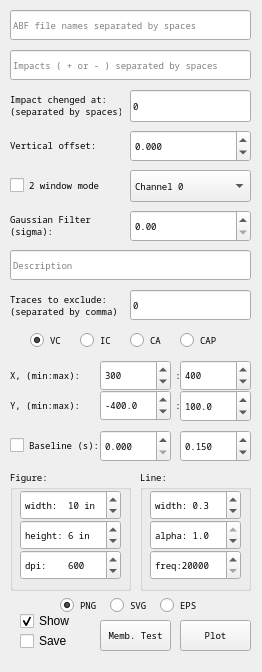
<?xml version="1.0" encoding="UTF-8"?>
<ui version="4.0">
 <class>MainWindow</class>
 <widget class="QMainWindow" name="MainWindow">
  <property name="windowModality">
   <enum>Qt::NonModal</enum>
  </property>
  <property name="geometry">
   <rect>
    <x>0</x>
    <y>0</y>
    <width>262</width>
    <height>672</height>
   </rect>
  </property>
  <property name="sizePolicy">
   <sizepolicy hsizetype="Fixed" vsizetype="Fixed">
    <horstretch>0</horstretch>
    <verstretch>0</verstretch>
   </sizepolicy>
  </property>
  <property name="minimumSize">
   <size>
    <width>262</width>
    <height>594</height>
   </size>
  </property>
  <property name="maximumSize">
   <size>
    <width>262</width>
    <height>794</height>
   </size>
  </property>
  <property name="windowTitle">
   <string>ABF Plot</string>
  </property>
  <property name="locale">
   <locale language="English" country="UnitedStates"/>
  </property>
  <widget class="QWidget" name="centralwidget">
   <widget class="QPushButton" name="pushButton_1">
    <property name="geometry">
     <rect>
      <x>180</x>
      <y>620</y>
      <width>71</width>
      <height>31</height>
     </rect>
    </property>
    <property name="font">
     <font>
      <family>Noto Sans Mono</family>
      <pointsize>7</pointsize>
     </font>
    </property>
    <property name="text">
     <string>Plot</string>
    </property>
    <property name="autoDefault">
     <bool>false</bool>
    </property>
    <property name="default">
     <bool>false</bool>
    </property>
    <property name="flat">
     <bool>false</bool>
    </property>
   </widget>
   <widget class="QLineEdit" name="lineEdit_1">
    <property name="geometry">
     <rect>
      <x>10</x>
      <y>10</y>
      <width>241</width>
      <height>30</height>
     </rect>
    </property>
    <property name="font">
     <font>
      <family>Noto Sans Mono</family>
      <pointsize>7</pointsize>
     </font>
    </property>
    <property name="inputMask">
     <string/>
    </property>
    <property name="text">
     <string/>
    </property>
    <property name="placeholderText">
     <string>ABF file names separated by spaces</string>
    </property>
   </widget>
   <widget class="QLabel" name="label_2">
    <property name="geometry">
     <rect>
      <x>10</x>
      <y>90</y>
      <width>111</width>
      <height>31</height>
     </rect>
    </property>
    <property name="font">
     <font>
      <family>Noto Sans Mono</family>
      <pointsize>7</pointsize>
     </font>
    </property>
    <property name="text">
     <string>Impact chenged at:
(separated by spaces)</string>
    </property>
   </widget>
   <widget class="QRadioButton" name="radioButton_3">
    <property name="geometry">
     <rect>
      <x>60</x>
      <y>595</y>
      <width>41</width>
      <height>20</height>
     </rect>
    </property>
    <property name="font">
     <font>
      <family>Noto Sans Mono</family>
      <pointsize>7</pointsize>
     </font>
    </property>
    <property name="text">
     <string>PNG</string>
    </property>
    <property name="checked">
     <bool>true</bool>
    </property>
    <attribute name="buttonGroup">
     <string notr="true">buttonGroup_2</string>
    </attribute>
   </widget>
   <widget class="QRadioButton" name="radioButton_4">
    <property name="geometry">
     <rect>
      <x>110</x>
      <y>595</y>
      <width>41</width>
      <height>20</height>
     </rect>
    </property>
    <property name="font">
     <font>
      <family>Noto Sans Mono</family>
      <pointsize>7</pointsize>
     </font>
    </property>
    <property name="text">
     <string>SVG</string>
    </property>
    <property name="checked">
     <bool>false</bool>
    </property>
    <attribute name="buttonGroup">
     <string notr="true">buttonGroup_2</string>
    </attribute>
   </widget>
   <widget class="QRadioButton" name="radioButton_5">
    <property name="geometry">
     <rect>
      <x>160</x>
      <y>595</y>
      <width>41</width>
      <height>20</height>
     </rect>
    </property>
    <property name="font">
     <font>
      <family>Noto Sans Mono</family>
      <pointsize>7</pointsize>
     </font>
    </property>
    <property name="text">
     <string>EPS</string>
    </property>
    <property name="checked">
     <bool>false</bool>
    </property>
    <attribute name="buttonGroup">
     <string notr="true">buttonGroup_2</string>
    </attribute>
   </widget>
   <widget class="QRadioButton" name="radioButton_6">
    <property name="geometry">
     <rect>
      <x>30</x>
      <y>330</y>
      <width>41</width>
      <height>20</height>
     </rect>
    </property>
    <property name="font">
     <font>
      <family>Noto Sans Mono</family>
      <pointsize>7</pointsize>
     </font>
    </property>
    <property name="text">
     <string>VC</string>
    </property>
    <property name="checked">
     <bool>true</bool>
    </property>
    <attribute name="buttonGroup">
     <string notr="true">buttonGroup_1</string>
    </attribute>
   </widget>
   <widget class="QRadioButton" name="radioButton_7">
    <property name="geometry">
     <rect>
      <x>80</x>
      <y>330</y>
      <width>41</width>
      <height>20</height>
     </rect>
    </property>
    <property name="font">
     <font>
      <family>Noto Sans Mono</family>
      <pointsize>7</pointsize>
     </font>
    </property>
    <property name="text">
     <string>IC</string>
    </property>
    <attribute name="buttonGroup">
     <string notr="true">buttonGroup_1</string>
    </attribute>
   </widget>
   <widget class="QRadioButton" name="radioButton_8">
    <property name="geometry">
     <rect>
      <x>130</x>
      <y>330</y>
      <width>41</width>
      <height>20</height>
     </rect>
    </property>
    <property name="font">
     <font>
      <family>Noto Sans Mono</family>
      <pointsize>7</pointsize>
     </font>
    </property>
    <property name="text">
     <string>CA</string>
    </property>
    <attribute name="buttonGroup">
     <string notr="true">buttonGroup_1</string>
    </attribute>
   </widget>
   <widget class="QLineEdit" name="lineEdit_3">
    <property name="geometry">
     <rect>
      <x>10</x>
      <y>250</y>
      <width>241</width>
      <height>30</height>
     </rect>
    </property>
    <property name="font">
     <font>
      <family>Noto Sans Mono</family>
      <pointsize>7</pointsize>
     </font>
    </property>
    <property name="text">
     <string/>
    </property>
    <property name="placeholderText">
     <string>Description</string>
    </property>
   </widget>
   <widget class="QLabel" name="label_4">
    <property name="geometry">
     <rect>
      <x>10</x>
      <y>130</y>
      <width>111</width>
      <height>31</height>
     </rect>
    </property>
    <property name="font">
     <font>
      <family>Noto Sans Mono</family>
      <pointsize>7</pointsize>
     </font>
    </property>
    <property name="text">
     <string>Vertical offset:</string>
    </property>
   </widget>
   <widget class="QLabel" name="label_3">
    <property name="geometry">
     <rect>
      <x>10</x>
      <y>360</y>
      <width>111</width>
      <height>31</height>
     </rect>
    </property>
    <property name="font">
     <font>
      <family>Noto Sans Mono</family>
      <pointsize>7</pointsize>
     </font>
    </property>
    <property name="text">
     <string>X, (min:max):</string>
    </property>
   </widget>
   <widget class="QLabel" name="label_5">
    <property name="geometry">
     <rect>
      <x>10</x>
      <y>390</y>
      <width>101</width>
      <height>31</height>
     </rect>
    </property>
    <property name="font">
     <font>
      <family>Noto Sans Mono</family>
      <pointsize>7</pointsize>
     </font>
    </property>
    <property name="text">
     <string>Y, (min:max):</string>
    </property>
   </widget>
   <widget class="QLabel" name="label_6">
    <property name="geometry">
     <rect>
      <x>170</x>
      <y>360</y>
      <width>20</width>
      <height>31</height>
     </rect>
    </property>
    <property name="font">
     <font>
      <family>Noto Sans Mono</family>
      <pointsize>7</pointsize>
     </font>
    </property>
    <property name="text">
     <string> :</string>
    </property>
   </widget>
   <widget class="QLabel" name="label_7">
    <property name="geometry">
     <rect>
      <x>170</x>
      <y>390</y>
      <width>20</width>
      <height>31</height>
     </rect>
    </property>
    <property name="font">
     <font>
      <family>Noto Sans Mono</family>
      <pointsize>7</pointsize>
     </font>
    </property>
    <property name="text">
     <string> :</string>
    </property>
   </widget>
   <widget class="QGroupBox" name="groupBox_1">
    <property name="geometry">
     <rect>
      <x>140</x>
      <y>470</y>
      <width>111</width>
      <height>121</height>
     </rect>
    </property>
    <property name="font">
     <font>
      <family>Noto Sans Mono</family>
      <pointsize>7</pointsize>
     </font>
    </property>
    <property name="title">
     <string>Line:</string>
    </property>
    <widget class="QDoubleSpinBox" name="doubleSpinBox_2">
     <property name="geometry">
      <rect>
       <x>10</x>
       <y>50</y>
       <width>91</width>
       <height>30</height>
      </rect>
     </property>
     <property name="font">
      <font>
       <family>Noto Sans Mono</family>
       <pointsize>7</pointsize>
       <weight>50</weight>
       <bold>false</bold>
      </font>
     </property>
     <property name="prefix">
      <string>alpha: </string>
     </property>
     <property name="decimals">
      <number>1</number>
     </property>
     <property name="maximum">
      <double>1.000000000000000</double>
     </property>
     <property name="singleStep">
      <double>0.100000000000000</double>
     </property>
     <property name="value">
      <double>1.000000000000000</double>
     </property>
    </widget>
    <widget class="QDoubleSpinBox" name="doubleSpinBox_1">
     <property name="geometry">
      <rect>
       <x>10</x>
       <y>20</y>
       <width>91</width>
       <height>30</height>
      </rect>
     </property>
     <property name="font">
      <font>
       <family>Noto Sans Mono</family>
       <pointsize>7</pointsize>
       <weight>50</weight>
       <bold>false</bold>
      </font>
     </property>
     <property name="wrapping">
      <bool>false</bool>
     </property>
     <property name="prefix">
      <string>width: </string>
     </property>
     <property name="decimals">
      <number>1</number>
     </property>
     <property name="maximum">
      <double>5.000000000000000</double>
     </property>
     <property name="singleStep">
      <double>0.100000000000000</double>
     </property>
     <property name="value">
      <double>0.300000000000000</double>
     </property>
    </widget>
    <widget class="QSpinBox" name="spinBox_4">
     <property name="geometry">
      <rect>
       <x>10</x>
       <y>80</y>
       <width>91</width>
       <height>30</height>
      </rect>
     </property>
     <property name="font">
      <font>
       <family>Noto Sans Mono</family>
       <pointsize>7</pointsize>
       <weight>50</weight>
       <bold>false</bold>
      </font>
     </property>
     <property name="suffix">
      <string/>
     </property>
     <property name="prefix">
      <string>freq:</string>
     </property>
     <property name="minimum">
      <number>20000</number>
     </property>
     <property name="maximum">
      <number>125000</number>
     </property>
     <property name="singleStep">
      <number>5000</number>
     </property>
     <property name="value">
      <number>20000</number>
     </property>
     <property name="displayIntegerBase">
      <number>10</number>
     </property>
    </widget>
   </widget>
   <widget class="QGroupBox" name="groupBox_2">
    <property name="geometry">
     <rect>
      <x>10</x>
      <y>470</y>
      <width>121</width>
      <height>121</height>
     </rect>
    </property>
    <property name="font">
     <font>
      <family>Noto Sans Mono</family>
      <pointsize>7</pointsize>
     </font>
    </property>
    <property name="title">
     <string>Figure:</string>
    </property>
    <widget class="QSpinBox" name="spinBox_2">
     <property name="geometry">
      <rect>
       <x>10</x>
       <y>50</y>
       <width>101</width>
       <height>30</height>
      </rect>
     </property>
     <property name="font">
      <font>
       <family>Noto Sans Mono</family>
       <pointsize>7</pointsize>
       <weight>50</weight>
       <bold>false</bold>
      </font>
     </property>
     <property name="suffix">
      <string> in</string>
     </property>
     <property name="prefix">
      <string>height: </string>
     </property>
     <property name="minimum">
      <number>1</number>
     </property>
     <property name="maximum">
      <number>100</number>
     </property>
     <property name="value">
      <number>6</number>
     </property>
    </widget>
    <widget class="QSpinBox" name="spinBox_1">
     <property name="geometry">
      <rect>
       <x>10</x>
       <y>20</y>
       <width>101</width>
       <height>30</height>
      </rect>
     </property>
     <property name="font">
      <font>
       <family>Noto Sans Mono</family>
       <pointsize>7</pointsize>
       <weight>50</weight>
       <bold>false</bold>
      </font>
     </property>
     <property name="suffix">
      <string> in</string>
     </property>
     <property name="prefix">
      <string>width:  </string>
     </property>
     <property name="minimum">
      <number>1</number>
     </property>
     <property name="maximum">
      <number>100</number>
     </property>
     <property name="value">
      <number>10</number>
     </property>
     <property name="displayIntegerBase">
      <number>10</number>
     </property>
    </widget>
    <widget class="QSpinBox" name="spinBox_3">
     <property name="geometry">
      <rect>
       <x>10</x>
       <y>80</y>
       <width>101</width>
       <height>30</height>
      </rect>
     </property>
     <property name="font">
      <font>
       <family>Noto Sans Mono</family>
       <pointsize>7</pointsize>
       <weight>50</weight>
       <bold>false</bold>
      </font>
     </property>
     <property name="suffix">
      <string/>
     </property>
     <property name="prefix">
      <string>dpi:    </string>
     </property>
     <property name="minimum">
      <number>60</number>
     </property>
     <property name="maximum">
      <number>3000</number>
     </property>
     <property name="singleStep">
      <number>10</number>
     </property>
     <property name="value">
      <number>600</number>
     </property>
    </widget>
   </widget>
   <widget class="QLabel" name="label_8">
    <property name="geometry">
     <rect>
      <x>10</x>
      <y>650</y>
      <width>241</width>
      <height>20</height>
     </rect>
    </property>
    <property name="font">
     <font>
      <family>Noto Sans Mono</family>
      <pointsize>7</pointsize>
      <weight>75</weight>
      <bold>true</bold>
      <stylestrategy>PreferDefault</stylestrategy>
     </font>
    </property>
    <property name="layoutDirection">
     <enum>Qt::LeftToRight</enum>
    </property>
    <property name="text">
     <string/>
    </property>
    <property name="alignment">
     <set>Qt::AlignCenter</set>
    </property>
   </widget>
   <widget class="QLineEdit" name="lineEdit_9">
    <property name="geometry">
     <rect>
      <x>130</x>
      <y>290</y>
      <width>121</width>
      <height>30</height>
     </rect>
    </property>
    <property name="font">
     <font>
      <family>Noto Sans Mono</family>
      <pointsize>7</pointsize>
     </font>
    </property>
    <property name="text">
     <string>0</string>
    </property>
    <property name="maxLength">
     <number>32764</number>
    </property>
    <property name="echoMode">
     <enum>QLineEdit::Normal</enum>
    </property>
    <property name="placeholderText">
     <string>Exclude sweeps (comma separated)</string>
    </property>
   </widget>
   <widget class="QRadioButton" name="radioButton_9">
    <property name="geometry">
     <rect>
      <x>180</x>
      <y>330</y>
      <width>51</width>
      <height>20</height>
     </rect>
    </property>
    <property name="font">
     <font>
      <family>Noto Sans Mono</family>
      <pointsize>7</pointsize>
     </font>
    </property>
    <property name="text">
     <string>CAP</string>
    </property>
    <attribute name="buttonGroup">
     <string notr="true">buttonGroup_1</string>
    </attribute>
   </widget>
   <widget class="QDoubleSpinBox" name="doubleSpinBox_3">
    <property name="geometry">
     <rect>
      <x>130</x>
      <y>210</y>
      <width>121</width>
      <height>32</height>
     </rect>
    </property>
    <property name="font">
     <font>
      <family>Noto Sans Mono</family>
      <pointsize>7</pointsize>
      <weight>50</weight>
      <bold>false</bold>
     </font>
    </property>
    <property name="maximum">
     <double>1000.000000000000000</double>
    </property>
    <property name="singleStep">
     <double>0.050000000000000</double>
    </property>
   </widget>
   <widget class="QLabel" name="label_9">
    <property name="geometry">
     <rect>
      <x>10</x>
      <y>210</y>
      <width>181</width>
      <height>31</height>
     </rect>
    </property>
    <property name="font">
     <font>
      <family>Noto Sans Mono</family>
      <pointsize>7</pointsize>
     </font>
    </property>
    <property name="text">
     <string>Gaussian Filter 
(sigma):</string>
    </property>
   </widget>
   <widget class="QSpinBox" name="lineEdit_5">
    <property name="geometry">
     <rect>
      <x>100</x>
      <y>360</y>
      <width>71</width>
      <height>31</height>
     </rect>
    </property>
    <property name="font">
     <font>
      <family>Noto Sans Mono</family>
      <pointsize>7</pointsize>
     </font>
    </property>
    <property name="minimum">
     <number>-1000000</number>
    </property>
    <property name="maximum">
     <number>1000000</number>
    </property>
    <property name="singleStep">
     <number>25</number>
    </property>
    <property name="value">
     <number>300</number>
    </property>
   </widget>
   <widget class="QSpinBox" name="lineEdit_6">
    <property name="geometry">
     <rect>
      <x>180</x>
      <y>360</y>
      <width>71</width>
      <height>31</height>
     </rect>
    </property>
    <property name="font">
     <font>
      <family>Noto Sans Mono</family>
      <pointsize>7</pointsize>
     </font>
    </property>
    <property name="minimum">
     <number>-1000000</number>
    </property>
    <property name="maximum">
     <number>1000000</number>
    </property>
    <property name="singleStep">
     <number>25</number>
    </property>
    <property name="value">
     <number>400</number>
    </property>
   </widget>
   <widget class="QLineEdit" name="lineEdit_2">
    <property name="geometry">
     <rect>
      <x>130</x>
      <y>90</y>
      <width>121</width>
      <height>32</height>
     </rect>
    </property>
    <property name="font">
     <font>
      <family>Noto Sans Mono</family>
      <pointsize>7</pointsize>
     </font>
    </property>
    <property name="text">
     <string>0</string>
    </property>
   </widget>
   <widget class="QLineEdit" name="lineEdit_10">
    <property name="geometry">
     <rect>
      <x>10</x>
      <y>50</y>
      <width>241</width>
      <height>30</height>
     </rect>
    </property>
    <property name="font">
     <font>
      <family>Noto Sans Mono</family>
      <pointsize>7</pointsize>
     </font>
    </property>
    <property name="text">
     <string/>
    </property>
    <property name="placeholderText">
     <string>Impacts ( + or - ) separated by spaces</string>
    </property>
   </widget>
   <widget class="QCheckBox" name="checkBox_1">
    <property name="geometry">
     <rect>
      <x>10</x>
      <y>170</y>
      <width>111</width>
      <height>31</height>
     </rect>
    </property>
    <property name="font">
     <font>
      <family>Noto Sans Mono</family>
      <pointsize>7</pointsize>
     </font>
    </property>
    <property name="text">
     <string>2 window mode</string>
    </property>
   </widget>
   <widget class="QComboBox" name="comboBox_1">
    <property name="geometry">
     <rect>
      <x>130</x>
      <y>170</y>
      <width>121</width>
      <height>32</height>
     </rect>
    </property>
    <property name="font">
     <font>
      <family>Noto Sans Mono</family>
      <pointsize>7</pointsize>
     </font>
    </property>
    <property name="editable">
     <bool>false</bool>
    </property>
    <property name="currentText">
     <string>Channel 0</string>
    </property>
    <property name="currentIndex">
     <number>0</number>
    </property>
    <item>
     <property name="text">
      <string>Channel 0</string>
     </property>
    </item>
    <item>
     <property name="text">
      <string>Channel 1</string>
     </property>
    </item>
    <item>
     <property name="text">
      <string>Both (2 windows)</string>
     </property>
    </item>
   </widget>
   <widget class="QDoubleSpinBox" name="lineEdit_4">
    <property name="geometry">
     <rect>
      <x>130</x>
      <y>130</y>
      <width>121</width>
      <height>32</height>
     </rect>
    </property>
    <property name="font">
     <font>
      <family>Noto Sans Mono</family>
      <pointsize>7</pointsize>
     </font>
    </property>
    <property name="decimals">
     <number>3</number>
    </property>
    <property name="minimum">
     <double>-1000.000000000000000</double>
    </property>
    <property name="maximum">
     <double>1000.000000000000000</double>
    </property>
    <property name="singleStep">
     <double>10.000000000000000</double>
    </property>
   </widget>
   <widget class="QDoubleSpinBox" name="lineEdit_7">
    <property name="geometry">
     <rect>
      <x>100</x>
      <y>390</y>
      <width>71</width>
      <height>31</height>
     </rect>
    </property>
    <property name="font">
     <font>
      <family>Noto Sans Mono</family>
      <pointsize>7</pointsize>
     </font>
    </property>
    <property name="decimals">
     <number>1</number>
    </property>
    <property name="minimum">
     <double>-100000.000000000000000</double>
    </property>
    <property name="maximum">
     <double>100000.000000000000000</double>
    </property>
    <property name="singleStep">
     <double>25.000000000000000</double>
    </property>
    <property name="value">
     <double>-400.000000000000000</double>
    </property>
   </widget>
   <widget class="QDoubleSpinBox" name="lineEdit_8">
    <property name="geometry">
     <rect>
      <x>180</x>
      <y>390</y>
      <width>71</width>
      <height>32</height>
     </rect>
    </property>
    <property name="font">
     <font>
      <family>Noto Sans Mono</family>
      <pointsize>7</pointsize>
     </font>
    </property>
    <property name="decimals">
     <number>1</number>
    </property>
    <property name="minimum">
     <double>-100000.000000000000000</double>
    </property>
    <property name="maximum">
     <double>100000.000000000000000</double>
    </property>
    <property name="singleStep">
     <double>25.000000000000000</double>
    </property>
    <property name="value">
     <double>100.000000000000000</double>
    </property>
   </widget>
   <widget class="QPushButton" name="pushButton_2">
    <property name="geometry">
     <rect>
      <x>100</x>
      <y>620</y>
      <width>71</width>
      <height>31</height>
     </rect>
    </property>
    <property name="font">
     <font>
      <family>Noto Sans Mono</family>
      <pointsize>7</pointsize>
     </font>
    </property>
    <property name="text">
     <string>Memb. Test</string>
    </property>
   </widget>
   <widget class="QDoubleSpinBox" name="doubleSpinBox_4">
    <property name="geometry">
     <rect>
      <x>100</x>
      <y>430</y>
      <width>71</width>
      <height>32</height>
     </rect>
    </property>
    <property name="font">
     <font>
      <family>Noto Sans Mono</family>
      <pointsize>7</pointsize>
      <weight>50</weight>
      <bold>false</bold>
     </font>
    </property>
    <property name="decimals">
     <number>3</number>
    </property>
    <property name="maximum">
     <double>1000.000000000000000</double>
    </property>
    <property name="singleStep">
     <double>0.050000000000000</double>
    </property>
   </widget>
   <widget class="QDoubleSpinBox" name="doubleSpinBox_5">
    <property name="geometry">
     <rect>
      <x>180</x>
      <y>430</y>
      <width>71</width>
      <height>32</height>
     </rect>
    </property>
    <property name="font">
     <font>
      <family>Noto Sans Mono</family>
      <pointsize>7</pointsize>
      <weight>50</weight>
      <bold>false</bold>
     </font>
    </property>
    <property name="decimals">
     <number>3</number>
    </property>
    <property name="minimum">
     <double>0.000000000000000</double>
    </property>
    <property name="maximum">
     <double>1000.000000000000000</double>
    </property>
    <property name="singleStep">
     <double>0.050000000000000</double>
    </property>
    <property name="value">
     <double>0.150000000000000</double>
    </property>
   </widget>
   <widget class="QCheckBox" name="checkBox_2">
    <property name="geometry">
     <rect>
      <x>10</x>
      <y>430</y>
      <width>101</width>
      <height>31</height>
     </rect>
    </property>
    <property name="font">
     <font>
      <family>Noto Sans Mono</family>
      <pointsize>7</pointsize>
     </font>
    </property>
    <property name="text">
     <string>Baseline (s):</string>
    </property>
   </widget>
   <widget class="QLabel" name="label">
    <property name="geometry">
     <rect>
      <x>10</x>
      <y>290</y>
      <width>111</width>
      <height>31</height>
     </rect>
    </property>
    <property name="font">
     <font>
      <family>Noto Sans Mono</family>
      <pointsize>7</pointsize>
     </font>
    </property>
    <property name="text">
     <string>Traces to exclude:
(separated by comma)</string>
    </property>
   </widget>
   <widget class="QCheckBox" name="checkBox_3">
    <property name="geometry">
     <rect>
      <x>20</x>
      <y>610</y>
      <width>61</width>
      <height>22</height>
     </rect>
    </property>
    <property name="text">
     <string>Show</string>
    </property>
    <property name="checked">
     <bool>true</bool>
    </property>
   </widget>
   <widget class="QCheckBox" name="checkBox_4">
    <property name="geometry">
     <rect>
      <x>20</x>
      <y>630</y>
      <width>61</width>
      <height>22</height>
     </rect>
    </property>
    <property name="text">
     <string>Save</string>
    </property>
   </widget>
  </widget>
 </widget>
 <layoutdefault spacing="5" margin="10"/>
 <tabstops>
  <tabstop>radioButton_4</tabstop>
  <tabstop>radioButton_5</tabstop>
  <tabstop>pushButton_1</tabstop>
  <tabstop>radioButton_3</tabstop>
  <tabstop>radioButton_6</tabstop>
  <tabstop>lineEdit_1</tabstop>
  <tabstop>radioButton_7</tabstop>
  <tabstop>radioButton_8</tabstop>
  <tabstop>lineEdit_3</tabstop>
  <tabstop>doubleSpinBox_2</tabstop>
  <tabstop>doubleSpinBox_1</tabstop>
  <tabstop>spinBox_2</tabstop>
  <tabstop>spinBox_1</tabstop>
  <tabstop>spinBox_3</tabstop>
  <tabstop>spinBox_4</tabstop>
 </tabstops>
 <resources/>
 <connections/>
 <designerdata>
  <property name="gridDeltaX">
   <number>10</number>
  </property>
  <property name="gridDeltaY">
   <number>10</number>
  </property>
  <property name="gridSnapX">
   <bool>true</bool>
  </property>
  <property name="gridSnapY">
   <bool>true</bool>
  </property>
  <property name="gridVisible">
   <bool>true</bool>
  </property>
 </designerdata>
 <buttongroups>
  <buttongroup name="buttonGroup_1"/>
  <buttongroup name="buttonGroup_2"/>
 </buttongroups>
</ui>
